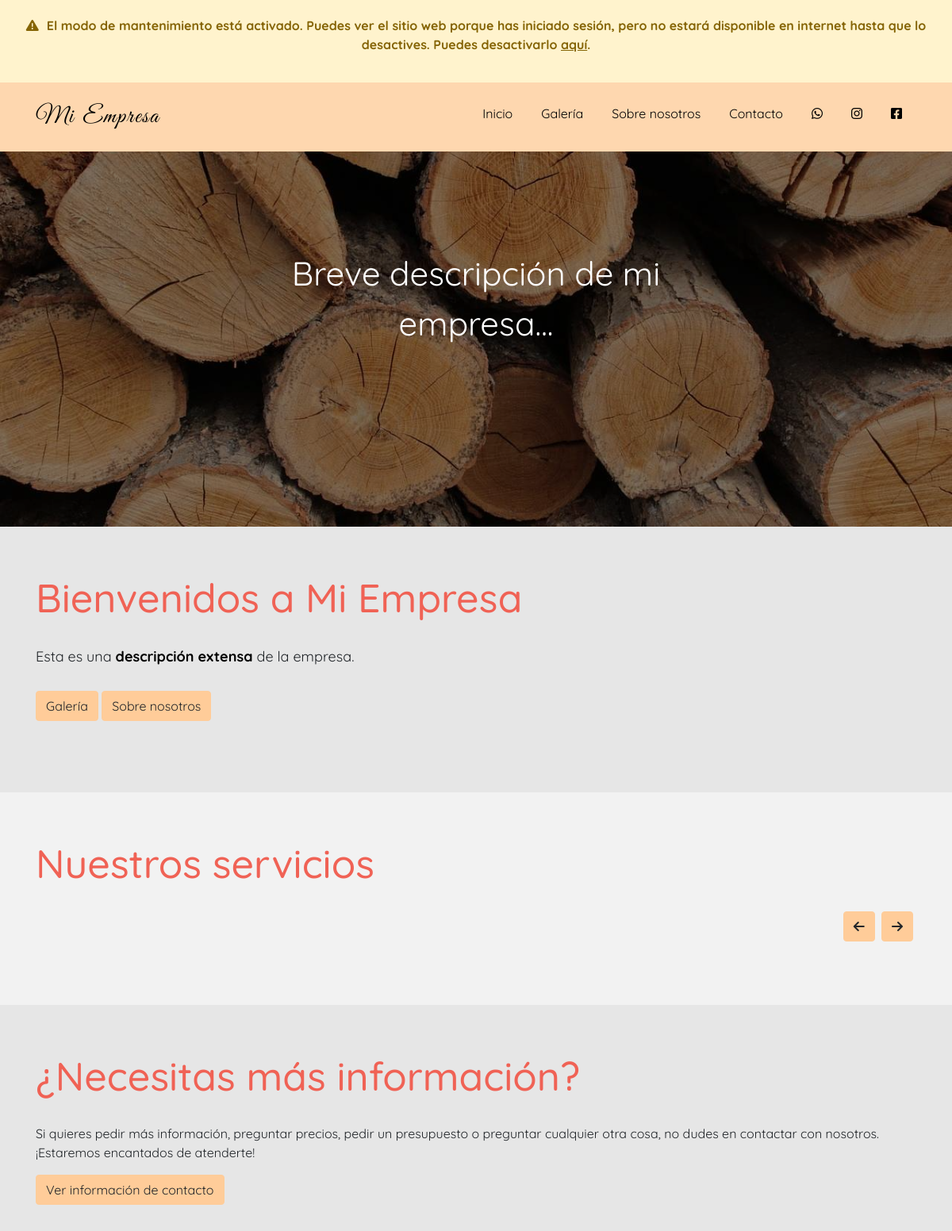
The app's page / (signed in, upper part), older data.
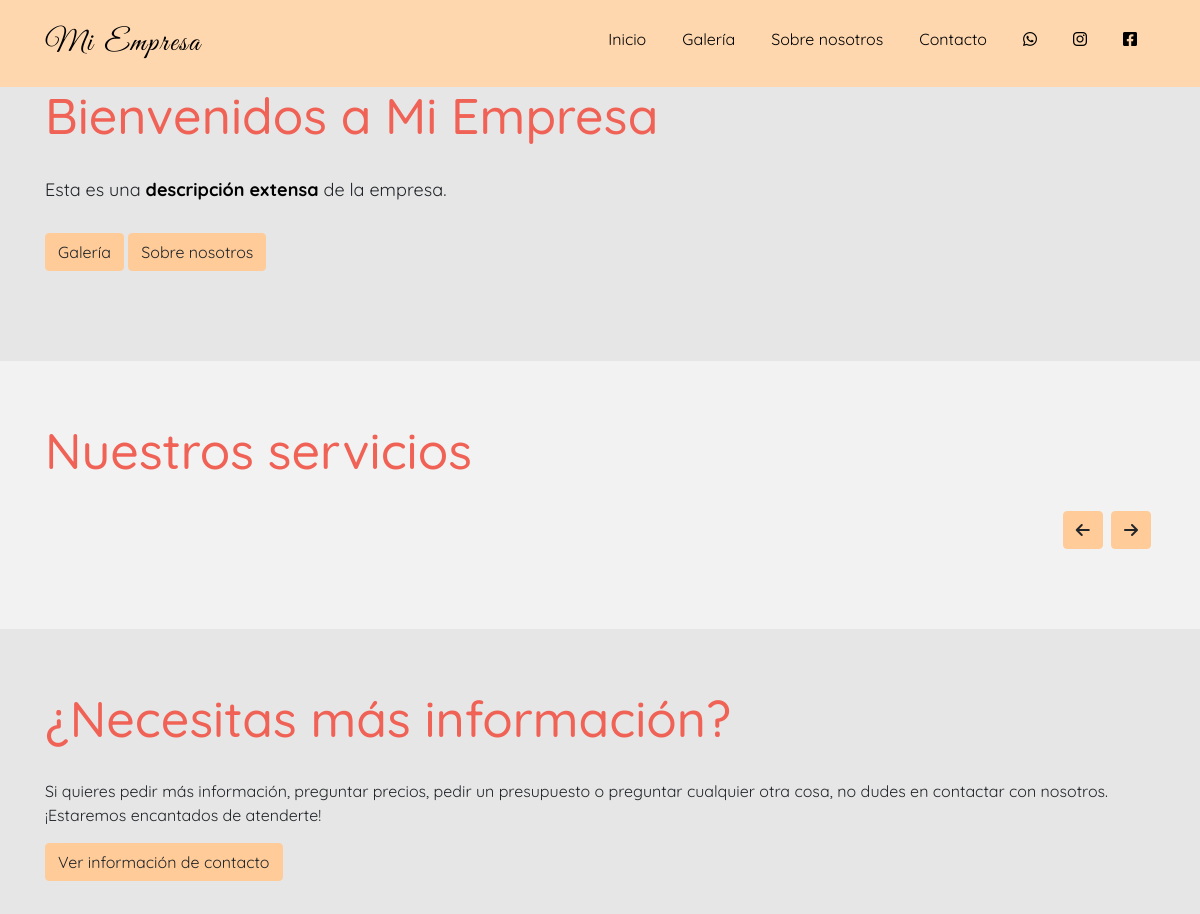
The same page, newer data.
### tables this page shows
CREATE TABLE `company_info` (
  `key_info` varchar(255) NOT NULL,
  `value_info` longtext NOT NULL,
  `modifiedBy` int(4) NOT NULL
);

### public_html/scripts/get_uri.php (called while the page is built, shortened)
<?php
    function GetBaseUri() {
        return (isset($_SERVER['HTTPS']) && $_SERVER['HTTPS'] === 'on' ? "https" : "http") . "://$_SERVER[HTTP_HOST]";
    }
?>

### connection.php (called while the page is built)
<?php
    $DSN = 'mysql:dbname=vigal;host=127.0.0.1;charset=utf8mb4';
    $DB_user = 'root';
    $DB_pass = '';
?>

### public_html/scripts/get_site_settings.php (called while the page is built, shortened)
<?php
    require_once $_SERVER["DOCUMENT_ROOT"]."/dashboard/scripts/check_url_direct_access.php";
    require_once $_SERVER["DOCUMENT_ROOT"].'/dashboard/scripts/database_connection.php';
    function getSiteSettings() {
        $conn = new DatabaseConnection();
        $res = $conn->query("select * from company_info");
        $res[8]["value_info"] = json_decode($res[8]["value_info"], true);
        $res[4]["value_info"] = json_decode($res[4]["value_info"], true);
        return $res;
    }
?>

### public_html/dashboard/scripts/database_connection.php (called while the page is built, shortened)
<?php
    class DatabaseConnection {
        function __construct() {
            require dirname($_SERVER["DOCUMENT_ROOT"], 1).'/connection.php';
            try {
                $this->conn = new PDO($DSN, $DB_user, $DB_pass);
            } catch (PDOException $e) {
                include $_SERVER["DOCUMENT_ROOT"]."/errorpages/500.php";
                exit();
            }
        }
        public function query($sql) {
            $res = array();
            $aux = $this->conn->query($sql);
            if (gettype($aux) == "object") {
                while ($rows = $aux->fetch(PDO::FETCH_ASSOC)) {
                    array_push($res, $rows);
                }
                return $res;
            } else {
                $this->num_rows = 0;
                return $aux;
            }
        }
    }
?>

### public_html/scripts/get_maintenance_status.php (called while the page is built)
<?php
    function getMaintenanceStatus($site_settings) {
        if ($site_settings[11]["value_info"] == "false") return false;
        else return true;
    }
?>

### public_html/index.php (the view, shortened to what the changed rows need)
<?php
    require_once $_SERVER["DOCUMENT_ROOT"]."/scripts/get_site_settings.php";
    require_once $_SERVER["DOCUMENT_ROOT"]."/scripts/get_uri.php";
    require_once $_SERVER["DOCUMENT_ROOT"]."/scripts/check_current_page.php";
    require_once $_SERVER["DOCUMENT_ROOT"]."/scripts/get_maintenance_status.php";
    $site_settings = getSiteSettings();
    $maintenance = getMaintenanceStatus($site_settings);
?>
<!DOCTYPE html>
<html lang="es">
<head>
    <link rel="stylesheet" href="<?=GetBaseUri()?>/includes/bootstrap/css/bootstrap.min.css">
    <link rel="stylesheet" href="<?=GetBaseUri()?>/includes/css/footer.css">
    <link rel="stylesheet" href="<?=GetBaseUri()?>/includes/css/Navigation-Clean.css">
    <link rel="stylesheet" href="<?=GetBaseUri()?>/includes/css/styles.css">
    <link rel="stylesheet" href="<?=GetBaseUri()?>/includes/css/fontawesome.all.min.css">
    <link rel="stylesheet" href="<?=GetBaseUri()?>/includes/css/flag-icon.css">
</head>
<body>
    <div id="main">
        <?php
            if ($maintenance && isset($_SESSION["loggedin"])) {
                include $_SERVER["DOCUMENT_ROOT"]."/snippets/maintenance_message.php";
            }
        ?>
        <div class="index-image-container">
            <img class="index-image" src="<?=GetBaseUri()?>/uploads/<?=$site_settings[5]["value_info"]?>" alt="<?=$site_settings[14]["value_info"]?>"></img>
            <div class="index-text-image">
                <p><?=$site_settings[6]["value_info"]?></p>
            </div>
        </div>
        <div class="div-color-1">
            <div class="container">
                <h1 class="title">Bienvenidos a <?=$site_settings[2]["value_info"]?></h1>
            </div>
        </div>
        <div id="services-section" class="div-color-2">
            <div class="container">
                <h1 class="title">Nuestros servicios</h1>
            </div>
        </div>
        <div class="div-color-1">
            <div class="container">
                <h1 class="title">¿Necesitas más información?</h1>
            </div>
        </div>
    </div>
</body>
</html>

### public_html/snippets/maintenance_message.php (shortened to what the changed rows need)
<div class="container-fluid warning-message">
    <p> <i class="i-margin fas fa-exclamation-triangle"></i>El modo de mantenimiento está activado. Puedes ver el sitio web porque has iniciado sesión, pero no estará disponible en internet hasta que lo desactives. Puedes desactivarlo <u><a href="<?=GetBaseUri()?>/dashboard?page=advanced">aquí</a></u>.</p>
</div>

Row changes from the older to the newer data that the page shows:
removed company_info: value_info (picture)
removed company_info: value_info "Breve descripción de mi empresa..."
Text that changed along with them:
text no longer shown: "El modo de mantenimiento está activado. Puedes ver el sitio web porque has iniciado sesión, pero no estará disponible en internet hasta que lo desactives. Puedes desactivarlo aquí ."
